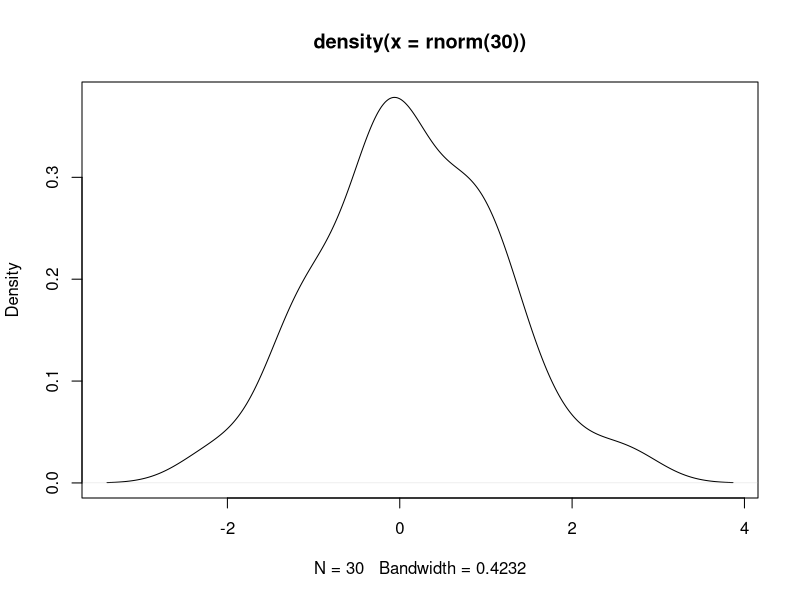
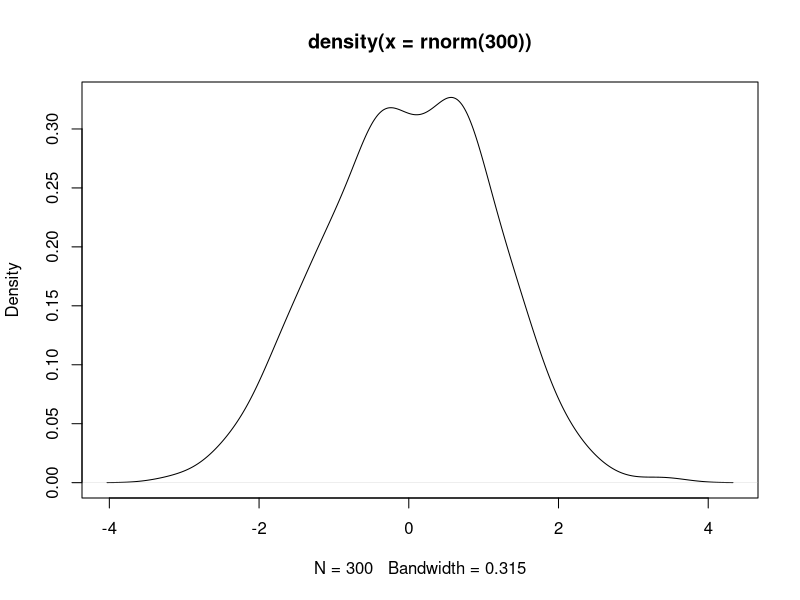

Source code (R) for these figures, in order:
## ---- chunk 1
knitr::opts_chunk$set(collapse = TRUE)
## ---- chunk 2
plot(density(rnorm(30)))
## ---- chunk 3
plot(density(rnorm(300)))
